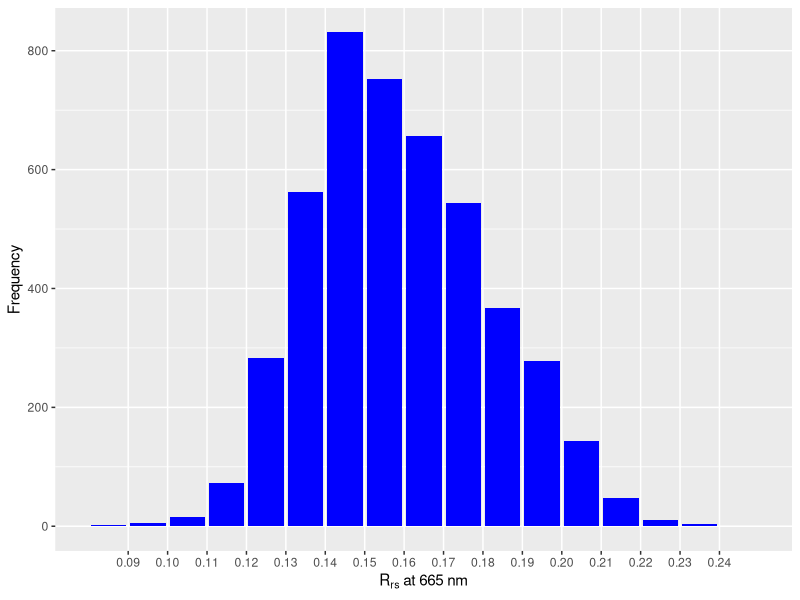

The R script that drew this image: (Note: this script raises an error after producing the figure.)
library(tidyverse)
library(readr)
library(dplyr)
library(ggplot2)
library(stringr)
library(magrittr)

# FIX THESE PATHS!! DATA NOW IN DATA FOLDER 

clouds <- readr::read_csv("Clouds.csv")
land <- readr::read_csv("Land.csv")
smog <- readr::read_csv("Smog.csv")

# Frequency of reflectance values in B4 

cloud_hist <- ggplot(clouds, aes(
    x = Bin_center_value, 
    y = Bin_counts))+
  geom_bar(
    stat='identity',
    fill = "red")+
  scale_x_binned(
    n.breaks = 20)+
  xlab(expression(R[rs]~at~665~nm))+
  ylab("Frequency")

land_hist <- ggplot(land, aes(
    x = Bin_center_value, 
    y = Bin_counts))+
  geom_bar(
    stat='identity',
    fill = "green3")+
  scale_x_binned(
    n.breaks = 20)+
  xlab(expression(R[rs]~at~665~nm))+
  ylab("Frequency")

smog_hist <- ggplot(smog, aes(
  x = Bin_center_value, 
  y = Bin_counts))+
  geom_bar(
    stat='identity',
    fill = "blue")+
  scale_x_binned(
    n.breaks = 20)+
  xlab(expression(R[rs]~at~665~nm))+
  ylab("Frequency")

plot(smog_hist)

grid.arrange(cloud_hist, smog_hist, land_hist)
